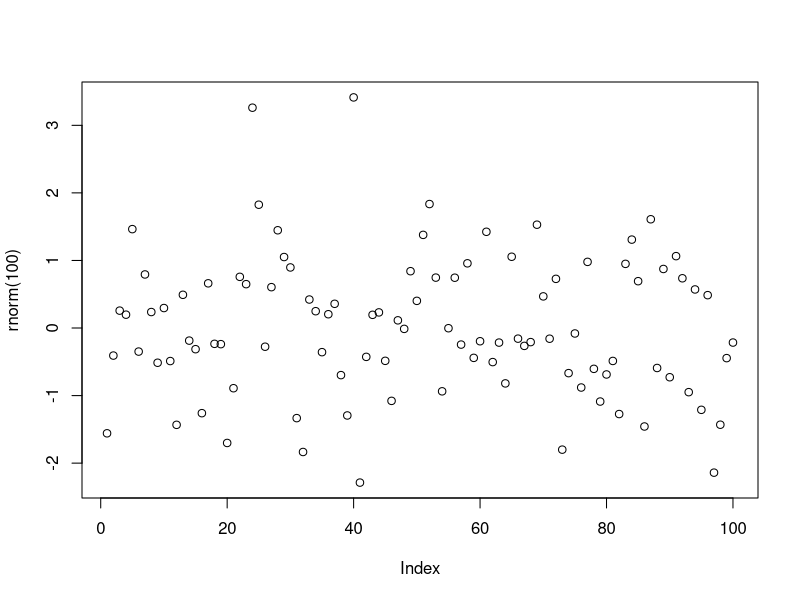

Write R code to recreate this figure.
## ---- chunk 1
knitr::opts_chunk$set(echo = TRUE)
## ---- chunk 2

plot(rnorm(100))
